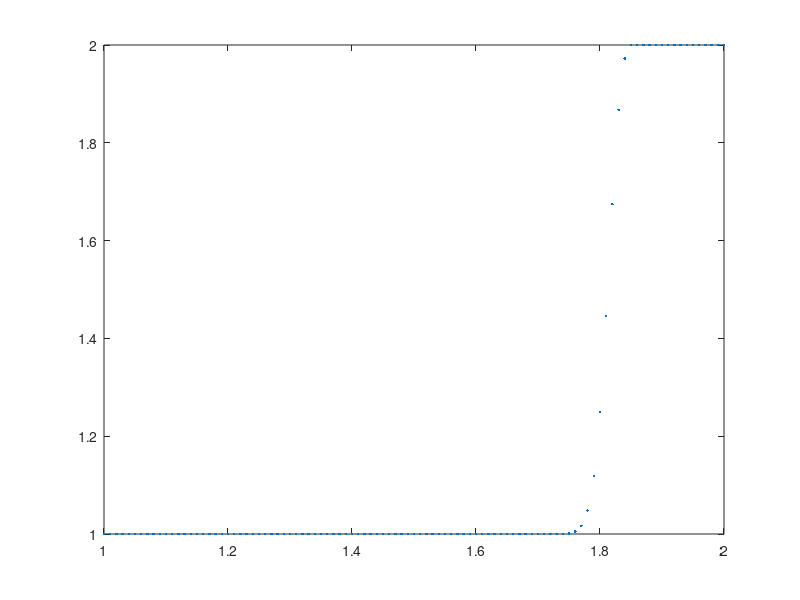

Write the MATLAB code that produced this figure.
% Dushyant Kumar Mishra

clear all; close all; clc;

%% Parameters
a = 0.5;
a_m = min(0,a);
a_p = max(0,a);
dx = 0.01;
cfl = 0.9;
dt = cfl*dx/abs(a);
t_end = 0.6;

%% Discretization of Domain
x = 1:dx:2;
t = 0:dt:t_end;

%% Initial Condition
n = length(x);
%u_0 = zeros(1,n);
u0(1:ceil(n/2)) = 1;
u0((ceil(n/2)+1):n) = 2;

%% Main Loop
% Initilize vector variables
u_next = zeros(size(u0)); 
u_bar1 = zeros(size(u0)); 
u_bar2 = zeros(size(u0)); 

% Load Initial condition
u = u0;

% Main Loop
for k = t
    % plot every time step
    plot(x,u,'.')
    
    for j = 2:n-1    
        % Single Sided Upwind
        
        
        % Double Sided Upwind
        u_next(j) = u(j) - a_p*dt/dx*(u(j)-u(j-1)) - a_m*dt/dx*(u(j+1)-u(j));
        
        % Comparing to Lax-Wendroff:
        
    end
    % BC
    u_next(1) = u_next(2);      
    u_next(n) = u_next(n-1);    
    
    % UPDATE info
    u = u_next(1:n);
    
    % update figure
    pause(0.05); drawnow
end
    
%% Plot final Result
plot(x,u,'.')


